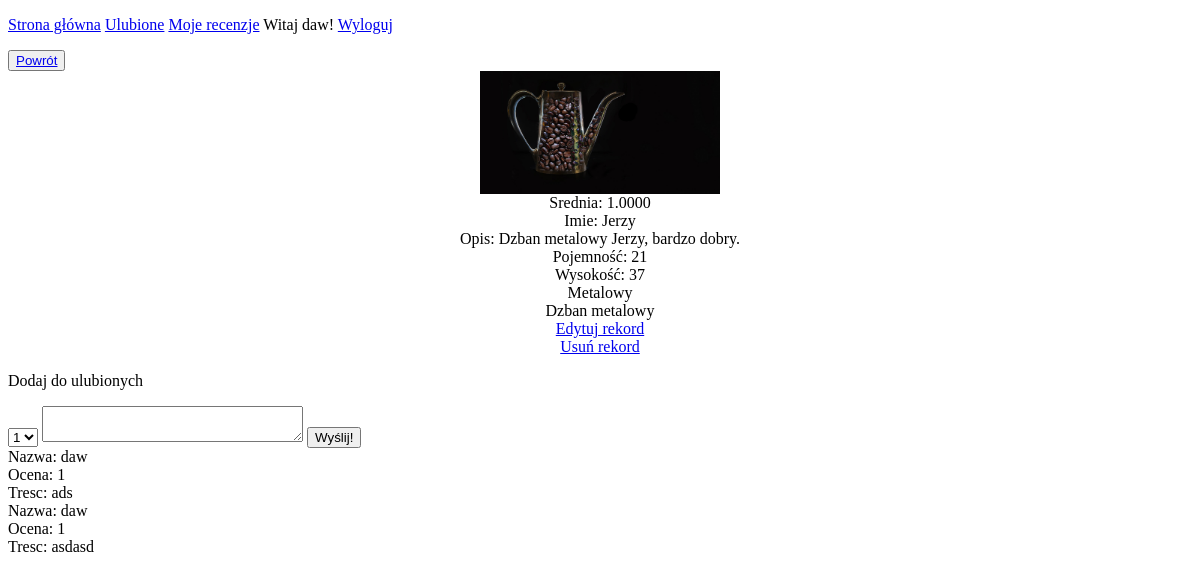
Page /details.php?id=1 (signed in) on the committed database.
### tables this page shows
CREATE TABLE `dzbany` (
  `id` int(10) UNSIGNED NOT NULL,
  `idKategorii` int(10) UNSIGNED NOT NULL,
  `nazwa` varchar(50) NOT NULL,
  `obrazek` varchar(50) NOT NULL,
  `opis` text NOT NULL,
  `pojemność` int(11) NOT NULL,
  `wysokość` int(11) NOT NULL
);

CREATE TABLE `kategorie` (
  `id` int(10) UNSIGNED NOT NULL,
  `nazwa` varchar(50) NOT NULL,
  `opis` text NOT NULL
);

CREATE TABLE `recenzje` (
  `id` int(10) UNSIGNED NOT NULL,
  `idDzbana` int(10) UNSIGNED NOT NULL,
  `ocena` int(11) NOT NULL,
  `tresc` text NOT NULL,
  `data` timestamp NOT NULL DEFAULT current_timestamp() ON UPDATE current_timestamp(),
  `nick` varchar(50) NOT NULL
);

### details.php (the view, shortened to what this page needs)
<!DOCTYPE html>
<html lang="en">
<head>
</head>
<body>
<?php
 require("menu.php");
?>
<div class="main">
<?php
echo "
<button class='back'>
<a href='index.php'>Powrót </a>
</button>
";
?>
<?php
$id = $_GET["id"];
require("db.php");
echo "<span class='object'>";
$sql = "SELECT AVG(ocena) AS srednia FROM recenzje WHERE idDzbana=$id";
$result = $conn->query($sql);
$srednia = $result->fetch_object()->srednia;
$sql = "SELECT idKategorii, k.nazwa AS nazwaKat, d.nazwa, obrazek, d.opis, pojemność,
wysokość FROM dzbany d, kategorie k WHERE d.id=$id AND idKategorii=k.id";
$result = $conn->query($sql);
$obrazek = $result->fetch_object()->obrazek;
echo "<img src='{$obrazek}'>";
echo "Srednia: $srednia";
$sql = "SELECT  dzbany.id AS dzbanID,
                dzbany.nazwa AS dzbanNazwa,
                dzbany.idKategorii,
                dzbany.opis AS dzbanOpis,
                dzbany.pojemność,
                dzbany.wysokość,
                kategorie.nazwa AS kategoriaNazwa,
                kategorie.opis AS kategoriaOpis
                 FROM dzbany INNER JOIN kategorie ON dzbany.idKategorii = kategorie.id  WHERE dzbany.id='$id'";
$result = $conn->query($sql);
if($result->num_rows > 0){
    while($row = $result->fetch_object()) {
        echo "<span class='name'> {$row->dzbanNazwa} </span>";
        echo "<span class='description'>{$row->dzbanOpis}</span>";
        echo "<span class='capacity'>{$row->pojemność}</span>";
        echo "<span class='height'>{$row->wysokość}</span>";
        echo "<span class='category'>{$row->kategoriaNazwa}</span>";
        echo "<span class='category'>{$row->kategoriaOpis}</span>";
        echo "<a href='updateForm.php?id={$row->dzbanID}'>Edytuj rekord </a>";
        echo "<a href='delete.php?id={$row->dzbanID}'>Usuń rekord </a>";
        echo " </span>";
    }
} else {
    echo "Brak podanego rekordu";
}?>
<?php
$idUzytkownika = $_SESSION["id"];
$sql = "SELECT id FROM ulubione WHERE idDzbana = $id AND idUzytkownika = $idUzytkownika";
$added = $conn->query($sql)->num_rows > 0;
$text = $added ? "Usuń z ulubionych" : "Dodaj do ulubionych";
echo "<p class='fav' data-dzban='$id'>$text</p>";
?>
<form action="insertReview.php" method="post">
<select name="ocena" id="">
    <option value="1">1</option>
</select>
<textarea name="tresc" id="" cols="30" rows="2"></textarea>
<button type="submit">Wyślij!</button>
</form>
</div>
<?php
$sql = "SELECT nick, ocena, tresc, data FROM recenzje WHERE idDzbana=$id";
$result = $conn->query($sql);
if($result->num_rows > 0){
    while($row = $result->fetch_object()) {
echo"Nazwa: $row->nick <br>";
echo"Ocena: $row->ocena <br>";
echo"Tresc: $row->tresc <br>";
    }};
?>
</body>
</html>

### details.php (style rules this page uses)
.object { display:flex; flex-direction: column; align-items: center; }
.name::before { content:"Imie: "; }
.description::before { content:"Opis: "; }
.capacity::before { content:"Pojemność: "; }
.height::before { content:"Wysokość: "; }
img { max-width: 20vw; max-height: 20vw; object-fit: contain; }

### rows in the picture
dzbany: obrazek (picture), nazwa "Jerzy", opis "Dzban metalowy Jerzy, bardzo dobry.", pojemność "21", wysokość "37", idKategorii.nazwa "Metalowy", idKategorii.opis "Dzban metalowy"
recenzje: nick "daw", ocena "1", tresc "ads"
recenzje: nick "daw", ocena "1", tresc "asdasd"

### other values in the picture
$_SESSION["login"] "daw"
$srednia "1.0000"
$text "Dodaj do ulubionych"
